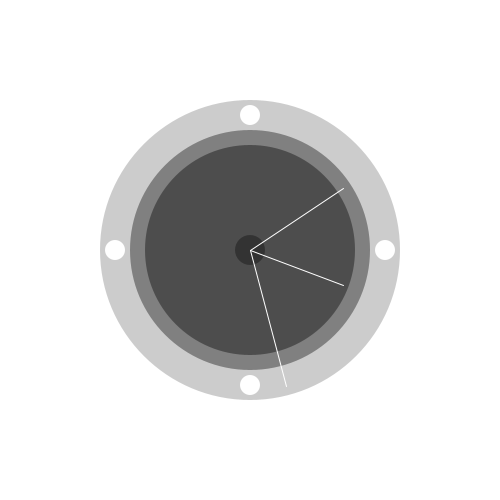
Frame 1 (no input)
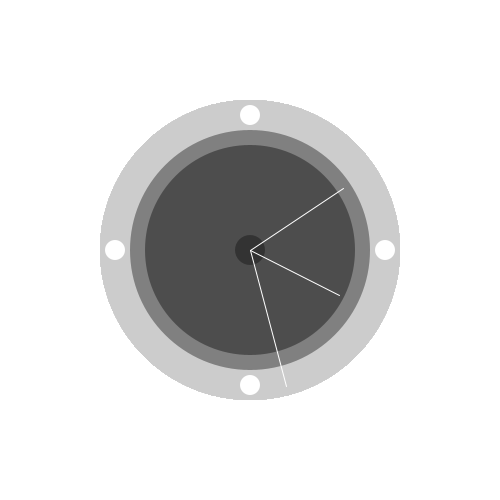
Frame 60 (the mouse pressed at the canvas centre just before this capture)
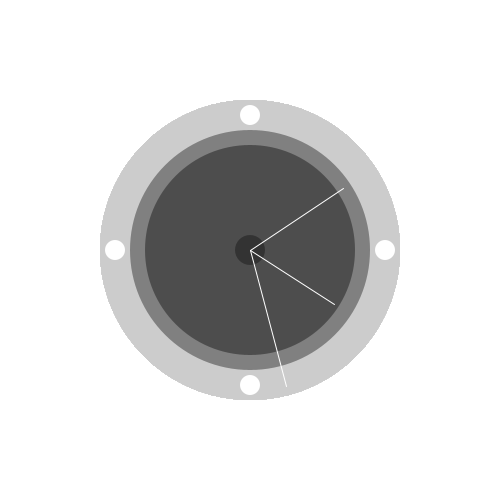
Frame 120 (the mouse held since frame 60 and released just before this capture)

The Processing sketch that drew these frames (run headless with seeded random() and noise(); from frame 60 on, the mouse is pressed at the canvas centre):

// Processing sketch: processing_169812
// ── processing_169812.pde

void setup()
{
  size (500, 500);
  background(255);
}

void draw()

{
  pushMatrix();
  translate(130,250);
  fill(0);
  ellipse(0,0,10,10);
  popMatrix();

  pushMatrix();
  translate(width/2, height/2);
  noStroke();
  fill(204);
  ellipse(0, 0, 300, 300);
  popMatrix();

  pushMatrix();
  translate(width/2, height/2);
  noStroke();
fill(128,128,128);
  ellipse(0, 0, 240, 240);
  popMatrix();

  pushMatrix();
  translate(width/2, height/2);
  noStroke();
fill(77,77,77);
  ellipse(0, 0, 210, 210);
  popMatrix();
  
  pushMatrix();
  translate(width/2, height/2);
  fill(51);
  ellipse(0,0, 30,30);
  popMatrix();
  
   pushMatrix();
  translate(115,250);
  fill(255);
  ellipse(0,0,20,20);
  popMatrix();
  
     pushMatrix();
  translate(385,250);
  fill(255);
  ellipse(0,0,20,20);
  popMatrix();
  
      pushMatrix();
  translate(250,115);
  fill(255);
  ellipse(0,0,20,20);
  popMatrix();
  
      pushMatrix();
  translate(250,385);
  fill(255);
  ellipse(0,0,20,20);
  popMatrix();

  float current_sekunde = map(second(), 0, 60, 0, 2*PI);

  pushMatrix();
  translate(width/2, height/2);
  rotate(current_sekunde);
stroke(255);
  line(0, 0, 5, -100);
  popMatrix();

  float current_minute = map(minute(), 0, 60, 0, 2*PI);

  pushMatrix();
  translate(width/2, height/2);
  rotate(current_minute);
  stroke(255);
  line(0, 0, 100, -100);
  popMatrix();

  float current_stunde = map(hour(), 0, 24, 0, 2*PI);

  pushMatrix();
  translate(width/2, height/2);
  rotate(current_stunde);
  stroke(255);
  line(0, 0, 50, -100);
  popMatrix();
  
  

}
